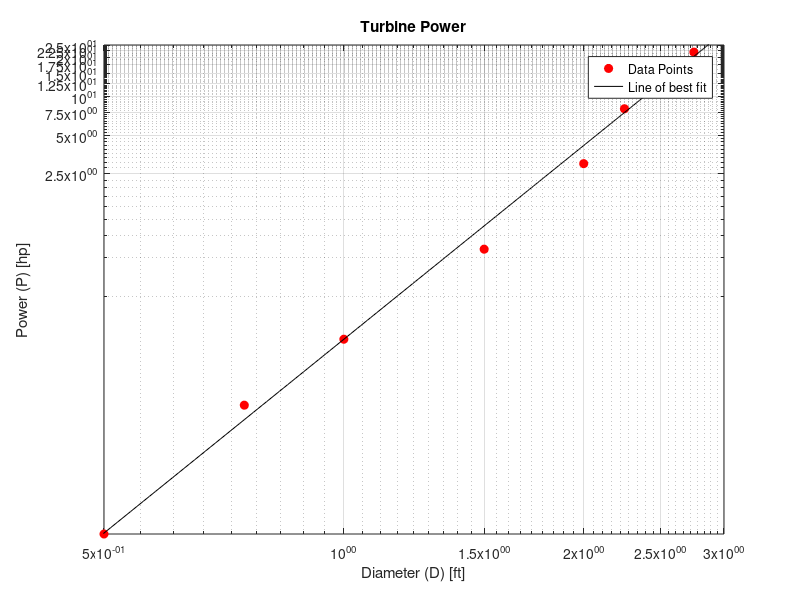

The MATLAB script that drew this image:
%{
Landon Moon ENGR 1250-008 4/8/2021

Problem Statement:  plot data and make it look linear by changing the rate
of the axis'
Instructions: "plot only". I'm still displaying the line of best fit but not
printing it to the screen

Variables:
dia - diameter [ft]
pow - power [hp]

p - exponential to fit the data
m - power of the exponential
b - coeficient of the eponential
x - the x coordinates for the graph
y - the coresponding y coordinates
%}

clear
clc
close all

%setting input data
dia=[.5 .75 1 1.5 2 2.25 2.5 2.75];
pow=[.004 .04 .13 .65 3 8 18 22];

%setting up line of best fit
p=polyfit(log10(dia),log10(pow),1);
m=p(1);
b=10^p(2);

x=[0:.01:3];
y=b*x.^m;

%plotting data
figure('Color','w')
loglog(dia,pow,'or','MarkerFaceColor','r')
hold on
loglog(x,y,'k')
grid on

%labels
xlabel('Diameter (D) [ft]')
ylabel('Power (P) [hp]')
title('Turbine Power')

%axis'
axis([.5 3 .004 25])
set(gca,'Xtick',0:.5:3,'Ytick',0:2.5:25)

%legend
LT={'Data Points' 'Line of best fit'};
legend(LT,'Location','best')
